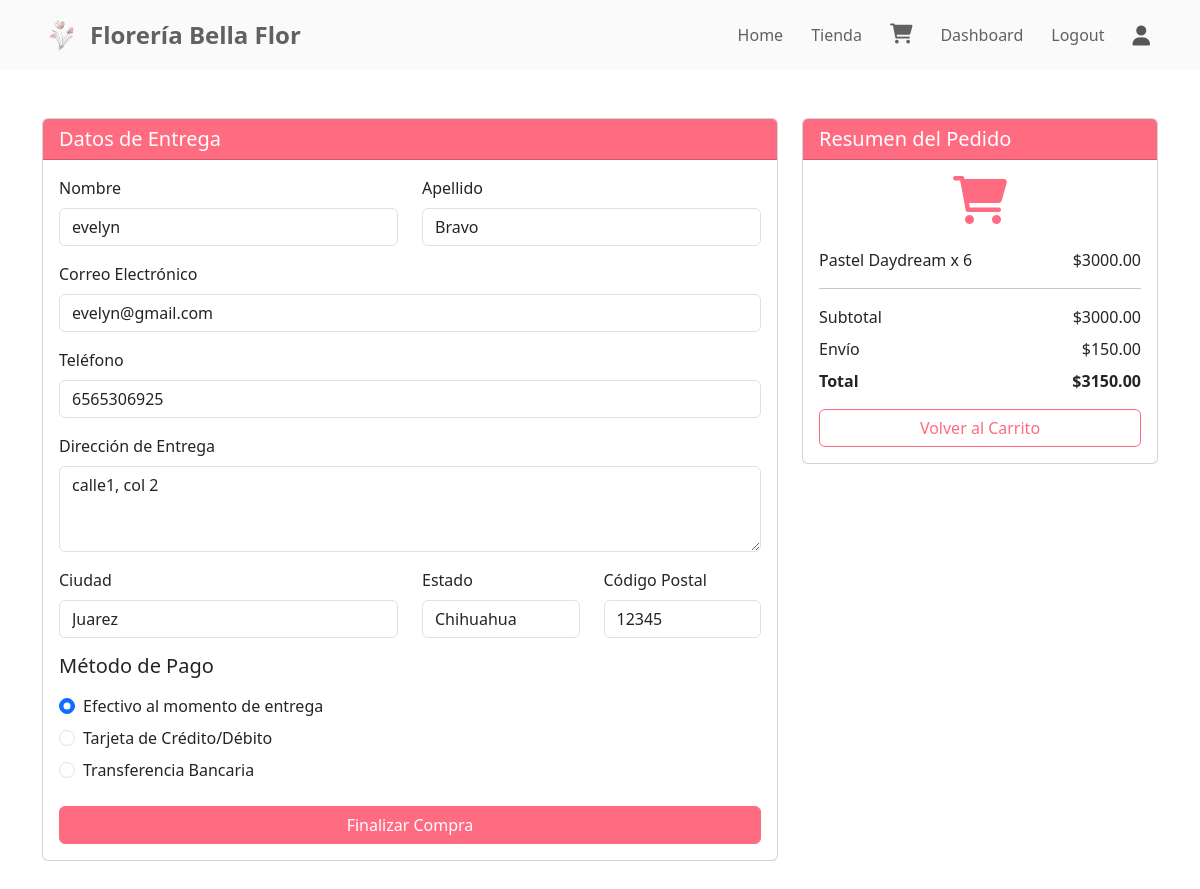
Page /checkout/ (signed in) on the committed database.
### tasks/models.py (models this page shows, shortened)
class Cliente(models.Model):
    usuario = models.OneToOneField(User, on_delete=models.CASCADE, null=True, blank=True)
    nombre = models.CharField(max_length=100)
    apellido = models.CharField(max_length=100)
    correo = models.EmailField()
    telefono = models.CharField(max_length=20, blank=True)
    direccion = models.TextField(blank=True)
    ciudad = models.CharField(max_length=100, blank=True)
    estado = models.CharField(max_length=100, blank=True)
    codigo_postal = models.CharField(max_length=10, blank=True)

class Cart(models.Model):
    cliente = models.ForeignKey(Cliente, on_delete=models.CASCADE)
    producto = models.ForeignKey(Producto, on_delete=models.CASCADE)
    cantidad = models.IntegerField(default=1)
    @property
    def subtotal(self):
        return self.cantidad * self.producto.precio

class Producto(models.Model):
    nombre = models.CharField(max_length=100)
    descripcion = models.TextField(blank=True)
    precio = models.DecimalField(max_digits=8, decimal_places=2)
    stock = models.IntegerField(default=0)
    imagen = models.ImageField(upload_to='productos/', blank=True, null=True)
    categoria = models.CharField(choices=CATEGORIA_CHOICES,max_length=50)

### tasks/views.py (the view, shortened to what this page needs)
# urls.py: path('checkout/', views.checkout, name='checkout'),
@login_required
def checkout(request):
    user = request.user
    try:
        cliente = Cliente.objects.get(usuario=user)
        carrito = Cart.objects.filter(cliente=cliente)
        if not carrito.exists():
            messages.warning(request, 'Tu carrito está vacío')
            return redirect('carrito')
        subtotal = sum(item.subtotal for item in carrito)
        costo_envio = Decimal('150.00')
        total = subtotal + costo_envio
        context = {
            'carrito': carrito,
            'subtotal': subtotal,
            'costo_envio': costo_envio,
            'total': total,
            'cliente': cliente
        }
        return render(request, 'checkout.html', context)
    except Cliente.DoesNotExist:
        messages.error(request, 'Necesitas completar tu perfil antes de realizar una compra')
        return redirect('perfil')

### tasks/templates/checkout.html (shortened to what this page needs)
{% extends 'base.html' %}
{% block content %}
<div class="container my-5">
    <div class="row">
        <div class="col-md-8">
            <div class="card mb-4">
                <div class="card-header" style="background-color: #ff6b81; color: white;">
                    <h5 class="mb-0">Datos de Entrega</h5>
                </div>
                <div class="card-body">
                    <form method="POST" action="{% url 'checkout' %}">
                        <div class="row mb-3">
                            <div class="col-md-6">
                                <label for="nombre" class="form-label">Nombre</label>
                                <input type="text" class="form-control" id="nombre" name="nombre"
                                    value="{{ cliente.nombre }}" required>
                            </div>
                            <div class="col-md-6">
                                <label for="apellido" class="form-label">Apellido</label>
                                <input type="text" class="form-control" id="apellido" name="apellido"
                                    value="{{ cliente.apellido }}" required>
                            </div>
                        </div>
                        <div class="mb-3">
                            <label for="correo" class="form-label">Correo Electrónico</label>
                            <input type="email" class="form-control" id="correo" name="correo"
                                value="{{ cliente.correo }}" required>
                        </div>
                        <div class="mb-3">
                            <label for="telefono" class="form-label">Teléfono</label>
                            <input type="tel" class="form-control" id="telefono" name="telefono"
                                value="{{ cliente.telefono }}" required>
                        </div>
                        <div class="mb-3">
                            <label for="direccion" class="form-label">Dirección de Entrega</label>
                            <textarea class="form-control" id="direccion" name="direccion" rows="3"
                                required>{{ cliente.direccion }}</textarea>
                        </div>
                        <div class="row">
                            <div class="col-md-6 mb-3">
                                <label for="ciudad" class="form-label">Ciudad</label>
                                <input type="text" class="form-control" id="ciudad" name="ciudad"
                                    value="{{ cliente.ciudad }}" required>
                            </div>
                            <div class="col-md-3 mb-3">
                                <label for="estado" class="form-label">Estado</label>
                                <input type="text" class="form-control" id="estado" name="estado"
                                    value="{{ cliente.estado }}" required>
                            </div>
                            <div class="col-md-3 mb-3">
                                <label for="codigo_postal" class="form-label">Código Postal</label>
                                <input type="text" class="form-control" id="codigo_postal" name="codigo_postal"
                                    value="{{ cliente.codigo_postal }}" required>
                            </div>
                        </div>
                        <div class="mb-4">
                            <h5 class="mb-3">Método de Pago</h5>
                            <div class="form-check mb-2">
                                <input class="form-check-input" type="radio" name="metodo_pago" id="efectivo"
                                    value="efectivo" checked>
                                <label class="form-check-label" for="efectivo">
                                    Efectivo al momento de entrega
                                </label>
                            </div>
                            <div class="form-check mb-2">
                                <input class="form-check-input" type="radio" name="metodo_pago" id="tarjeta"
                                    value="tarjeta">
                                <label class="form-check-label" for="tarjeta">
                                    Tarjeta de Crédito/Débito
                                </label>
                            </div>
                            <div class="form-check mb-2">
                                <input class="form-check-input" type="radio" name="metodo_pago" id="transferencia"
                                    value="transferencia">
                                <label class="form-check-label" for="transferencia">
                                    Transferencia Bancaria
                                </label>
                            </div>
                        </div>
                        <div class="d-grid">
                            <button type="submit" class="btn"
                                style="background-color: #ff6b81; color: white; border: 1px solid #ff6b81;">
                                Finalizar Compra
                            </button>
                        </div>
                    </form>
                </div>
            </div>
        </div>
        <div class="col-md-4">
            <div class="card mb-4">
                <div class="card-header" style="background-color: #ff6b81; color: white;">
                    <h5 class="mb-0">Resumen del Pedido</h5>
                </div>
                <div class="card-body">
                    <div class="mb-3">
                        <div class="text-center mb-4">
                            <i class="fas fa-shopping-cart" style="font-size: 48px; color: #ff6b81;"></i>
                        </div>
                        {% for item in carrito %}
                        <div class="d-flex justify-content-between mb-2">
                            <span>{{ item.producto.nombre }} x {{ item.cantidad }}</span>
                            <span>${{ item.subtotal }}</span>
                        </div>
                        {% endfor %}
                        <hr>
                        <div class="d-flex justify-content-between mb-2">
                            <span>Subtotal</span>
                            <span>${{ subtotal }}</span>
                        </div>
                        <div class="d-flex justify-content-between mb-2">
                            <span>Envío</span>
                            <span>${{ costo_envio }}</span>
                        </div>
                        <div class="d-flex justify-content-between fw-bold">
                            <span>Total</span>
                            <span>${{ total }}</span>
                        </div>
                    </div>
                    <div class="d-grid mt-3">
                        <a href="{% url 'carrito' %}" class="btn"
                            style="background-color: transparent; color: #ff6b81; border: 1px solid #ff6b81;">
                            Volver al Carrito
                        </a>
                    </div>
                </div>
            </div>
        </div>
    </div>
</div>
{% endblock %}

### rows in the picture
Cliente: nombre "evelyn", apellido "Bravo", correo "evelyn@gmail.com", telefono "6565306925", direccion "calle1, col 2", ciudad "Juarez", estado "Chihuahua", codigo_postal "12345"
Cart: producto.nombre "Pastel Daydream", cantidad "6", subtotal "3000.00"

### other values in the picture
{{ subtotal }} "3000.00"
{{ costo_envio }} "150.00"
{{ total }} "3150.00"
